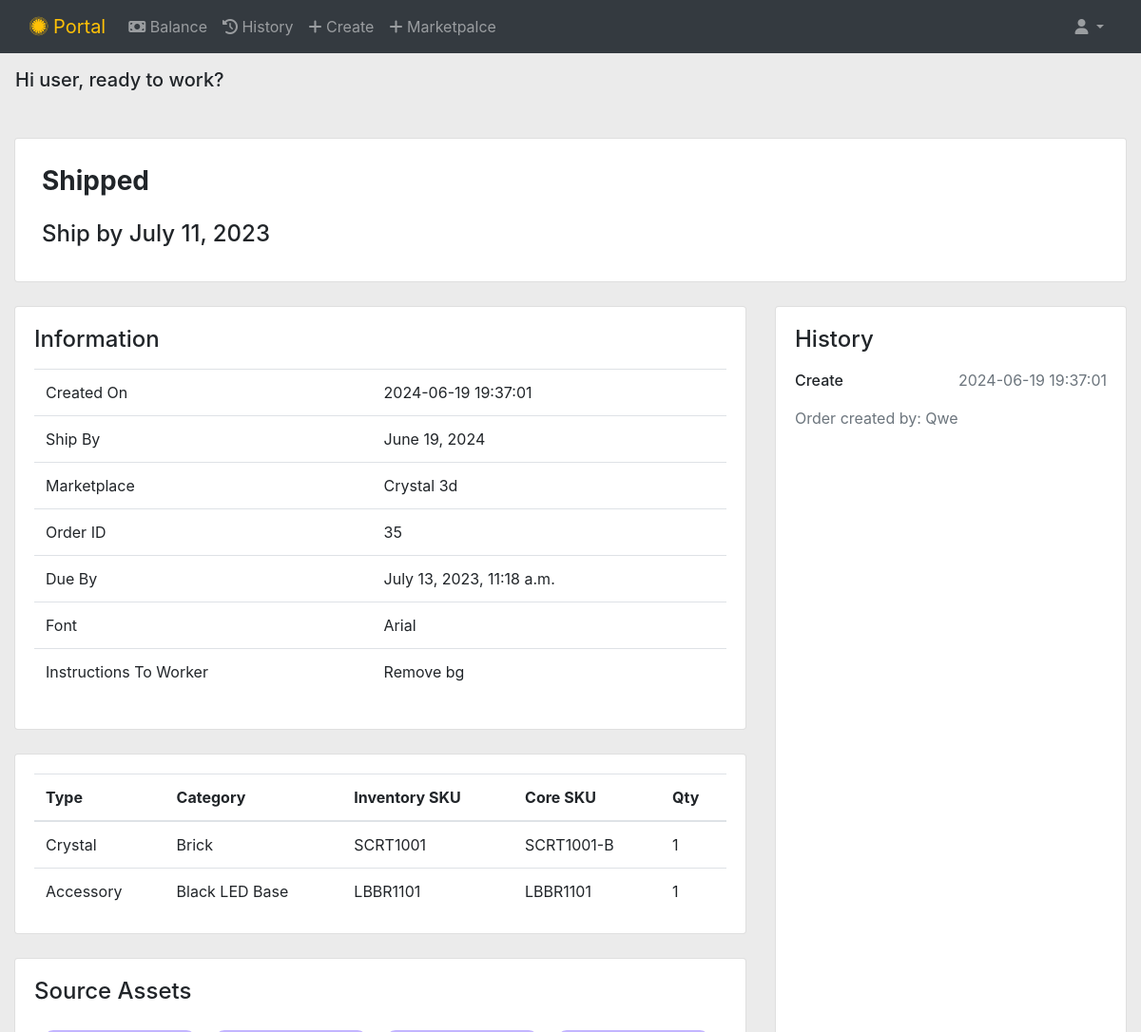
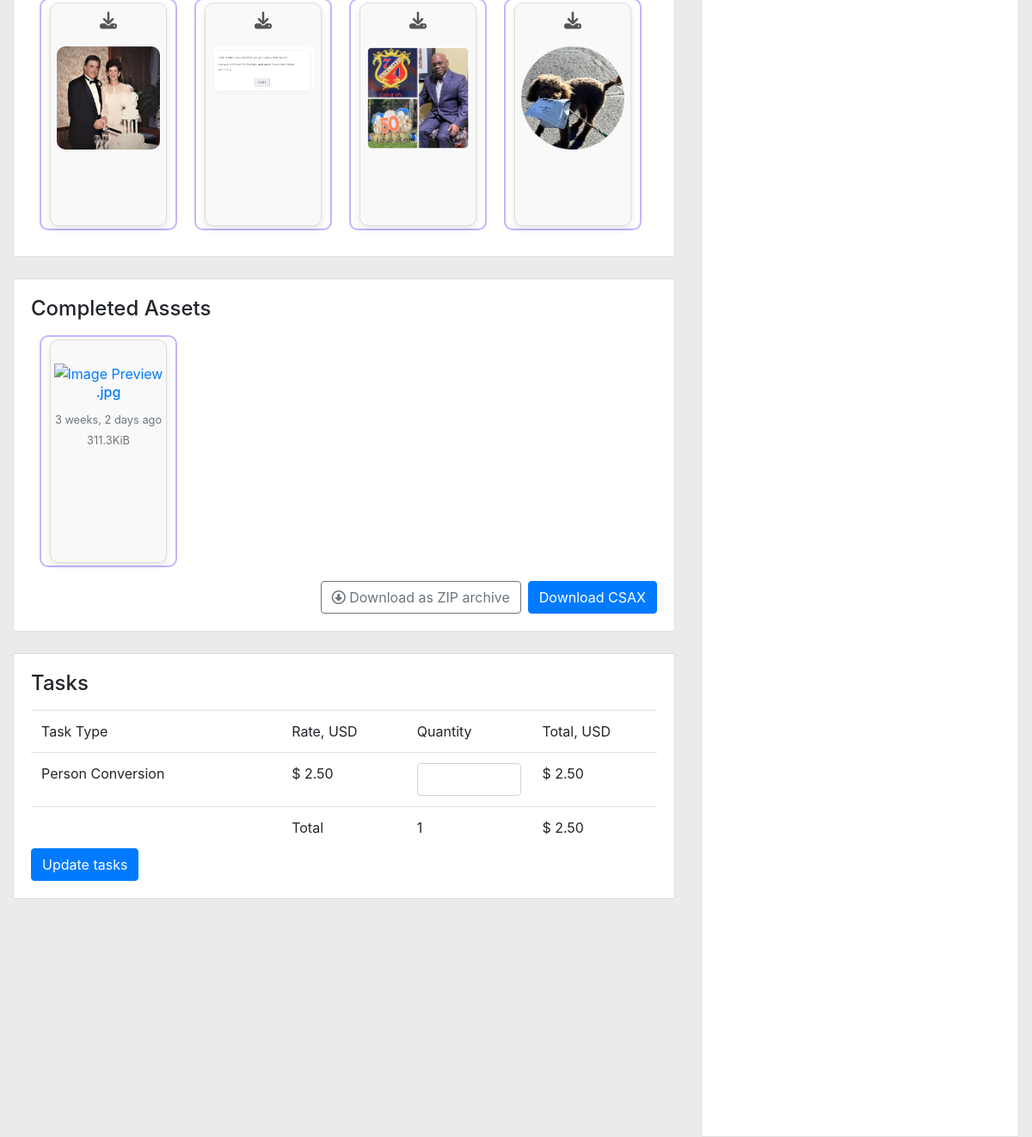
/order/view/35, run on the app's committed database (2 pictures, top to bottom).
### orders/models.py (models this page shows)
class OrderHistory(models.Model):
    order_id = models.ForeignKey(Order, on_delete=models.CASCADE)
    history_description_id = models.ForeignKey(HistoryDescription, on_delete=models.CASCADE)
    description = models.CharField(max_length=512, default='')
    date_creation = models.DateTimeField(auto_now_add=True)

class Information(models.Model):
    order_id = models.OneToOneField(Order, on_delete=models.CASCADE)
    ship_by = models.DateField(auto_now_add=True)
    due_by = models.SmallIntegerField()
    font = models.CharField(max_length=100)
    text = models.TextField(max_length=100)
    instruction_for_worker = models.TextField()

class Order(models.Model):
    worker_id = models.ForeignKey(MyUser, on_delete=models.CASCADE, null=True)
    marketplace_id = models.ForeignKey(MarketPlace, on_delete=models.CASCADE)
    order_status_id = models.ForeignKey(StatusOrder, on_delete=models.CASCADE)

class SourseAssets(models.Model):
    order_id = models.ForeignKey(Order, on_delete=models.CASCADE)
    sourse_files = models.FileField(upload_to='%Y/%m/%d/')
    uploaded_at = models.DateTimeField(auto_now_add=True, null=True)
    file_extension = models.CharField(max_length=10, default='')
    size_file = models.IntegerField(default=10)

class HistoryDescription(models.Model):
    name = models.CharField(max_length=64)
    description = models.CharField(max_length=512)

### users/models.py (models this page shows, shortened)
class MarketPlace(models.Model):
    employer_id = models.ForeignKey(Employers, on_delete=models.CASCADE)
    marketplace_name = models.CharField(max_length=64, default='')
    rate_id = models.OneToOneField(RatePerFace, on_delete=models.CASCADE)

### orders/views.py (the view)
# urls.py: path("view/<int:order_id>", order, name='order'),
def order(request, order_id):
    order = Order.objects.get(id=order_id)
    information = Information.objects.get(order_id=order.id)
    history = OrderHistory.objects.filter(order_id=order.id).order_by('-date_creation')
    sourseassets = SourseAssets.objects.filter(order_id=order.id)
    context = {
        'history' : history,
        'order' : order,
        'sourseassets' : sourseassets,
        'title': 'Order',
        'information' : information}
    return render(request, 'orders/order.html', context)

### orders/templates/orders/order.html (shortened to what this page needs)
{% extends 'orders/base.html' %}
{% load static %}
{% block css %}
    <link href="{% static 'vendor/css/order.css'%}" rel="stylesheet">
{% endblock     %}
{% block pagecontent %}
    <div class="page-content">
    <div class="container-fluid p-3">
          <h5>Hi user, ready to work?</h5>
      </div>
      <div class="container-fluid">
        <div class="row">
            <div class="col-lg-12">
                <div class="card card-eco">
                    <div class="card-body">
                        <div class="d-flex align-items-start flex-column">
                            <div>
                                <h3 class="font-weight-bold p-2">Shipped</h3>
                            <div>
                            <h4 class="mt-auto p-2">
                                Ship by July 11, 2023
                            </h4>
                        </div>
                    </div>
                </div>
            </div>
        </div>
        <div class="row">
            <div class="col-lg-12">
                <div class="row">
                    <div class="col-lg-8">
                        <div class="card">
                            <div class="card-body">
                                <div>
                                    <h4 class="header-title mt-0 mb-3">Information</h4>
                                </div>
                                <div class="table-responsive">
                                    <table class="table mb-0 table-centered">
                                        <tbody>
                                        <tr>
                                            <td>Created On</td>
                                            <td>{{history.0.date_creation|date:"Y-m-d H:i:s"}}</td>
                                        </tr>
                                        <tr>
                                            <td>Ship By</td>
                                                <td>{{information.ship_by}}</td>
                                        </tr>
                                        <tr>
                                            <td>Marketplace</td>
                                            <td>
                                                {{order.marketplace_id.marketplace_name}}
                                            </td>
                                        </tr>
                                        <tr>
                                            <td>Order ID</td>
                                            <td>{{order.id}}</td>
                                        </tr>
                                        <tr>
                                            <td>Due By</td>
                                                    <td>
                                                            July 13, 2023, 11:18 a.m.
                                                    </td>
                                        </tr>
                                        <tr>
                                            <td>Font</td>
                                            <td><span class="font-georgia">{{information.font}}</span></td>
                                        </tr>
                                        <tr>
                                            <td>Instructions To Worker</td>
                                            <td><p>{{information.instruction_for_worker}} </p></td>
                                        </tr>
                                        </tbody>
                                    </table>
                                </div>
                            </div>
                        </div>
                        <div class="card">
                            <div class="card-body">
                                <div class="table-responsive">
                                    <table class="table mb-0 table-centered">
                                        <thead>
                                        <tr>
                                            <th>Type</th>
                                            <th>Category</th>
                                            <th>Inventory SKU</th>
                                            <th>Core SKU</th>
                                            <th>Qty</th>
                                        </tr>
                                        </thead>
                                        <tbody>
                                            <tr>
                                                <td>Crystal</td>
                                                <td>Brick</td>
                                                <td>SCRT1001</td>
                                                <td>SCRT1001-B</td>
                                                <td>1</td>
                                            </tr>
                                            <tr>
                                                <td>Accessory</td>
                                                <td>Black LED Base</td>
                                                <td>LBBR1101</td>
                                                <td>LBBR1101</td>
                                                <td>1</td>
                                            </tr>
                                        </tbody>
                                    </table>
                                </div>
                            </div>
                        </div>
                            <div class="card">
                                <div class="card-body">
                                    <div>
                                        <h4 class="header-title mt-0 mb-3">Source Assets</h4>
                                    </div>
                                    <div class='file-section'>
                                    {% for dat in sourseassets %}
                                        <div class="file-box-content">
                                            <div class="file-box">
                                                <div class="align-self-center text-right pb-3">
                                                    <i class="fa-solid fa-download down"></i>
                                                            <img class='imgsize' src='{{ dat.sourse_files.url }}'>
                                                </div>
                                            </div>
                                        </div>
                                    {%endfor%}
                                    </div>
                                </div>
                            </div>
                            <div class="card">
                                <div class="card-body">
                                    <div>
                                        <h4 class="header-title mt-0 mb-3">Completed Assets</h4>
                                    </div>
                                    <div class="file-box-content">
                                                <div class="file-box" id="file-box-id-727574">
                                                    <div class="align-self-center text-right pb-3">
                                                    </div>
                                                    <div class="text-center">
                                                        <a href="/portal/api/file/t2rrx38t33zdjr9g/" class="download-icon-link" download="">
                                                                <img src="/portal/api/thumbnail/t2rrx38t33zdjr9g/" alt="Image Preview" style="width: 80px">
                                                            <h6 class="text-truncate">.jpg</h6>
                                                            <small class="text-muted">3&nbsp;weeks, 2&nbsp;days ago</small><br>
                                                            <small class="text-muted">311.3KiB</small>
                                                        </a>
                                                    </div>
                                                </div>
                                    </div>
                                        <div class="download-zipped-body mt-3 d-flex justify-content-end">
                                        <div class="ml-2">
                                            <a href="/portal/api/jobs/86341/complete_files/zipped/" class="btn btn-outline-secondary waves-effect waves-light download-zipped-files"><i class="far fa-arrow-alt-circle-down font-18"></i> Download as ZIP archive</a>
                                        </div>
                                        <div>
                                            <a href="/portal/api/jobs/86341/download_csax/" class="btn btn-primary waves-effect waves-light ml-2">  Download CSAX</a>
                                        </div>
                                        </div>
                                </div>
                            </div>
                            <div class="card">
                              <div class="card-body">
                                  <div>
                                      <h4 class="header-title mt-0 mb-3">Tasks</h4>
                                  </div>
                                  <div class="table-responsive">
                                      <table class="table mb-0">
                                          <thead>
                                              <tr>
                                                  <td style="width: 40%">Task Type</td>
                                                  <td style="width: 20%">Rate, USD</td>
                                                  <td style="width: 20%">Quantity</td>
                                                  <td style="width: 20%">Total, USD</td>
                                              </tr>
                                          </thead>
                                          <tbody>
                                              <tr>
                                                  <td>Person Conversion</td>
                                                  <td>$ 2.50</td>
                                                  <td><input class="positive-input form-control" ></td>
                                                  <td>$ 2.50</td>
                                              </tr>
                                          <tr>
                                              <td></td>
                                              <td>Total</td>
                                              <td>1</td>
                                              <td>$ 2.50</td>
                                          </tr>
                                          </tbody>
                                      </table>
                                  </div>
                                      <div>
                                          <button class="btn btn-primary">Update tasks</button>
                                      </div>
                                  </div>
                              </div>
                    </div>
                    <div class="col-lg-4">
                        <div class="card">
                            <div class="card-body">
                                <h4 class="header-title mt-0 mb-3">History</h4>
                                <div class="slimScrollDiv" style="position: relative; overflow: hidden; width: auto; height: 2000px;">
                                    <div class="slimscroll crm-dash-activity" style="overflow: hidden; width: auto; height: 2000px;">
                                        <div class="activity">
                                            {% for dat in history %}
                                            <div class="time-item">
                                                <div class="item-info">
                                                    <div class="d-flex justify-content-between align-items-center">
                                                        <h6 class="m-0">{{dat.history_description_id.name}}</h6>
                                                        <span class="text-muted cursor-pointer">{{dat.date_creation|date:"Y-m-d H:i:s"}}</span>
                                                    </div>
                                                    <p class="text-muted mt-3">
                                                        {{dat.history_description_id.description}} {{dat.description}}
                                                    </p>
                                                </div>
                                            </div>
                                            {% endfor %}
                                        </div>
                                    </div>
                                </div>
                            </div>
                        </div>
                    </div>
                </div>
            </div>
        </div>
    </div>
</div>
{% endblock %}

### data on the page
OrderHistory: date_creation "2024-06-19 19:37:01", history_description_id.name "Create", history_description_id.description "Order created by:", description "Qwe"
Information: ship_by "June 19, 2024", font "Arial", instruction_for_worker "Remove bg"
Order: marketplace_id.marketplace_name "Crystal 3d", id "35"
SourseAssets: sourse_files (picture)
SourseAssets: sourse_files (picture)
SourseAssets: sourse_files (picture)
SourseAssets: sourse_files (picture)
